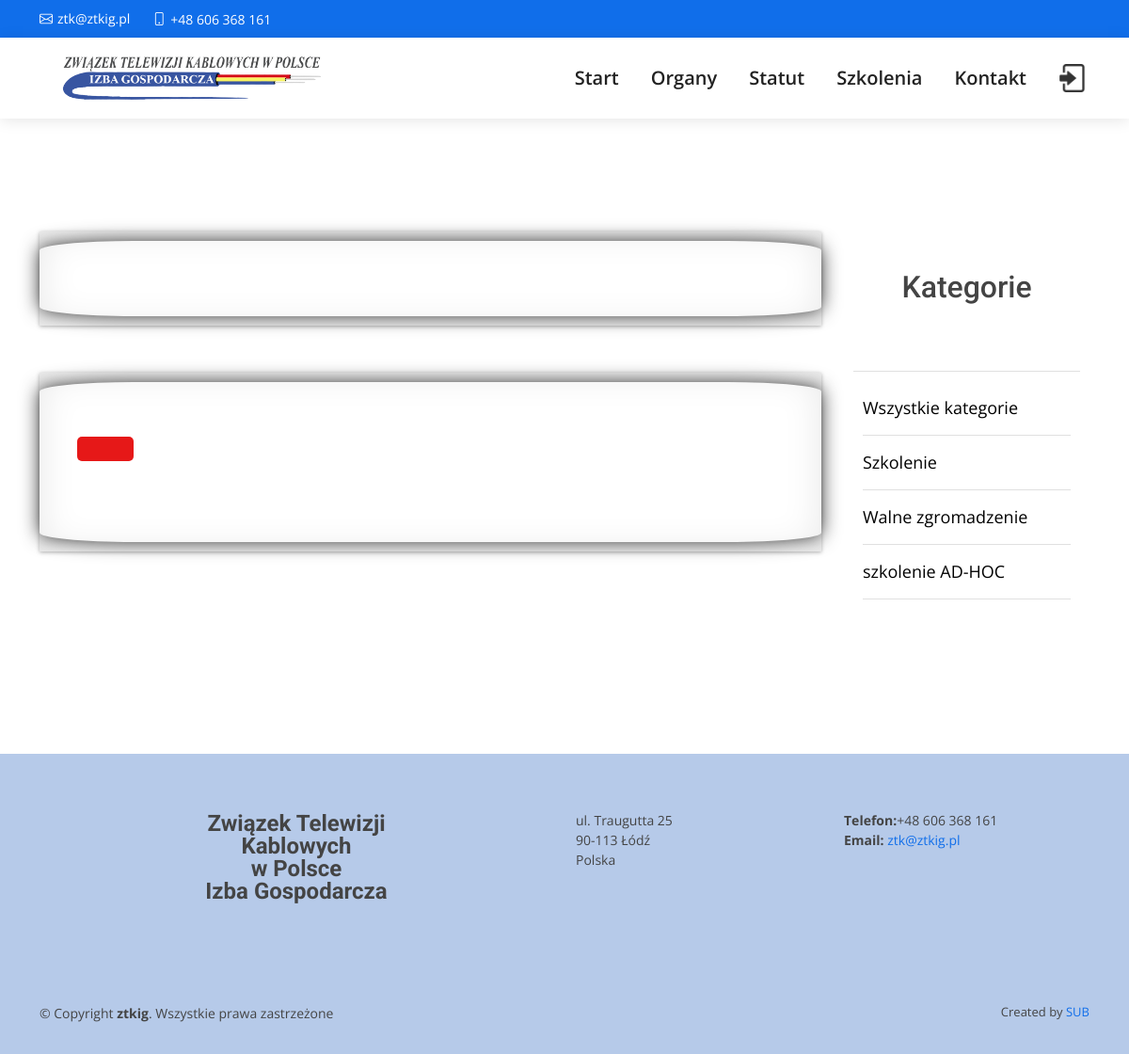
The page /single.php on the database its author committed.
### tables this page shows
CREATE TABLE `topics` (
  `id` int(11) NOT NULL,
  `name` varchar(100) NOT NULL,
  `description` text NOT NULL
);

### app/database/db.php (called while the page is built, shortened)
<?php
require('connect.php');
function executeQuery($sql, $data)
{
    global $conn;
    $stmt = $conn->prepare($sql);
    $values = array_values($data);
    $types = str_repeat('s', count($values));
    $stmt->bind_param($types, ...$values);
    $stmt->execute();
    return $stmt;
}
function selectAll($table, $conditions = [])
{
    global $conn;
    $sql = "SELECT * FROM $table  ";
    if (empty($conditions)) {
        $stmt = $conn->prepare($sql);
        $stmt->execute();
        $records = $stmt->get_result()->fetch_all(MYSQLI_ASSOC);
        return $records;
    } else {
        $i = 0;
        foreach ($conditions as $key => $value) {
            if ($i === 0) {
                $sql = $sql . " WHERE $key=? ";
            } else {
                $sql = $sql . " AND $key=?";
            }
            $i++;
        }
        $stmt = executeQuery($sql, $conditions);
        $records = $stmt->get_result()->fetch_all(MYSQLI_ASSOC);
        return $records;
    }
}

### app/controllers/posts.php (called while the page is built, shortened)
<?php
include(ROOT_PATH . "/app/database/db.php");
$topics = selectAll('topics');

### single.php (the view, shortened to what this page needs)
<?php include(ROOT_PATH . '/app/controllers/posts.php');
$topics = selectAll('topics');
?>
<!DOCTYPE html>
<html lang="pl">
<head>
  <link href="assets/vendor/aos/aos.css" rel="stylesheet">
  <link href="assets/vendor/bootstrap/css/bootstrap.min.css" rel="stylesheet">
  <link href="assets/vendor/bootstrap-icons/bootstrap-icons.css" rel="stylesheet">
  <link href="assets/vendor/boxicons/css/boxicons.min.css" rel="stylesheet">
  <link href="assets/vendor/glightbox/css/glightbox.min.css" rel="stylesheet">
  <link href="assets/vendor/swiper/swiper-bundle.min.css" rel="stylesheet">
  <link href="/assets/vendor/fontawesome-all.min.css" rel="stylesheet">
  <link href="assets/css/style.css" rel="stylesheet">
  <link href="assets/css/style2.css" rel="stylesheet">
  <link href="assets/css/szkolenia.css" rel="stylesheet">
</head>
<body>
  <?php include(ROOT_PATH . "/includes/header.php");
  ?>
  <section class="blog_area section-padding">
            <div class="container cont">
                <div class="row">
                      <div class="col-lg-9 ">
                          <article class="blog_item" style="text-align: center; min-height: 100px">
                            <h2 style="padding-top: 25px;"> <?php echo $post['title']; ?></h2>
                          </article>
                          <div>
                          <article class="blog_item">
                                            <div class="blog_item_img">
                                                <a href="#" class="blog_item_date">
                                                </a>
                                            </div>
                                            <div class="col-12 single_body">
                                            </div>
                          </article>
                        </div>
                      </div>
                    <div class="col-lg-3" >
                      <div class="section topics">
                        <h2 class="section-title">Kategorie</h2>
                            <ul>
                            <li><a href="<?php echo BASE_URL . '/szkolenia.php'?>">Wszystkie kategorie</a></li>
                              <?php foreach ($topics as $topic): ?>
                                <li><a href="<?php echo BASE_URL . '/index.php?t_id=' . $topic['id'] . '&name=' . $topic['name'] ?>"><?php echo $topic['name']; ?></a></li>
                              <?php endforeach; ?>
                            </ul>
                      </div>
                    </div>
                </div>
            </div>
  </section>
  <?php include(ROOT_PATH . "/includes/footer.php"); ?>
</body>
</html>

### assets/css/style.css (style rules this page uses)
body { font-family: "Open Sans", sans-serif; color: #444444; }
a { color: #106eea; text-decoration: none; }
h1, h2, h3, h4, h5, h6 { font-family: "Roboto", sans-serif; }
section { padding: 5px 0 20px 0; overflow: hidden; }
.section-title { text-align: center; padding-top: 30px; padding-bottom: 60px; }

### assets/css/szkolenia.css (style rules this page uses)
.blog_area a { color: gr, sans-serif !important; text-decoration: none; transition: .4s }
.section-padding { padding-top: 120px; padding-bottom: 120px }
.blog_item { margin-bottom: 50px; position:relative; -webkit-box-shadow:0 1px 4px rgba(0, 0, 0, 0.3), 0 0 40px rgba(0, 0, 0, 0.1) inset; -moz-box-shadow:0 1px 4px rgba(0, 0, 0, 0.3), 0 0 40px rgba(0, 0, 0, 0.1) inset; box-shadow:0 1px 4px rgba(0, 0, 0, 0.3), 0 0 40px rgba(0, 0, 0, 0.1) inset; }
.blog_item:before, .blog_item:after { content:""; position:absolute; z-index:-1; -webkit-box-shadow:0 0 20px rgba(0,0,0,0.8); -moz-box-shadow:0 0 20px rgba(0,0,0,0.8); box-shadow:0 0 20px rgba(0,0,0,0.8); top:10px; bottom:10px; left:0; right:0; -moz-border-radius:100px / 10px; border-radius:100px / 10px; }
.blog_item:after { right:10px; left:auto; -webkit-transform:skew(8deg) rotate(3deg); -moz-transform:skew(8deg) rotate(3deg); -ms-transform:skew(8deg) rotate(3deg); -o-transform:skew(8deg) rotate(3deg); transform:skew(8deg) rotate(3deg); }
.blog_item_img { position: relative; }
.blog_item_img .blog_item_date { position: absolute; bottom: -10px; left: 10px; display: block; color: #fff; background-color: #E61818; padding: 8px 15px; border-radius: 5px }
@media (min-width: 768px) { .blog_item_img .blog_item_date { bottom: -70px; left: 40px; padding: 13px 30px; } }
.section-title { margin: 10px 10px 10px 10px; }
.section.topics ul { margin: 10px; padding: 10px; list-style: none; border-top: 1px solid #e0e0e0; }
.section.topics ul li a { display: block; padding: 15px 0px 15px 0px; border-bottom: 1px solid #e0e0e0; transition: all 0.3s; color: black; font-size: large; }
.single_body { text-align: left; padding: 100px 50px 50px 50px; }

### rows shown on the page
topics: name "Szkolenie"
topics: name "Walne zgromadzenie"
topics: name "szkolenie AD-HOC"
